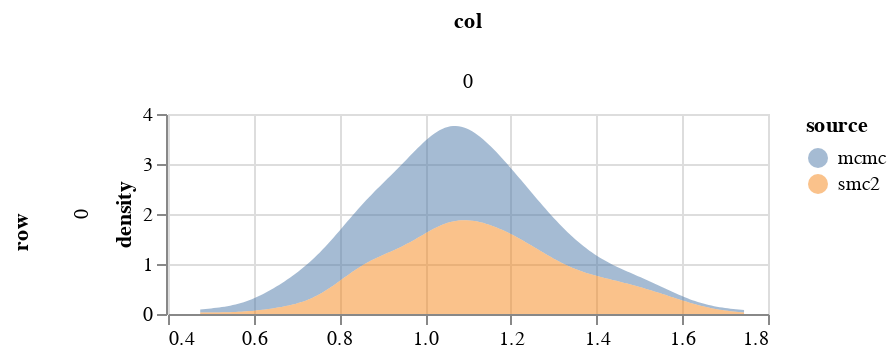

This figure's notebook cell:
### Markdown cell above
## Plot MCMC samples

### Code cell
param = 'beta'
df = get_post_df(ps_mcmc[param]) 
df = df[df.row==0]
df['source'] = 'mcmc'


df3 = get_post_df(ps_smc2[param]) 
df3 = df3[df3.row==0]
df3['source'] = 'smc2'

plot_density(pd.concat([df, df3]), height=100)

### Figure 1 — Vega-Lite specification as saved in the notebook (floating-point values rounded to 4 significant figures; data arrays with more than 128 entries replaced by an {"elided": "..."} marker saying what was removed)
{"config": {"view": {"continuousWidth": 400, "continuousHeight": 300}}, "data": {"name": "data-e8866e7b11810c9d41261f47e35d37e2"}, "mark": {"type": "area", "opacity": 0.5}, "encoding": {"color": {"type": "nominal", "field": "source"}, "column": {"type": "quantitative", "field": "col"}, "row": {"type": "quantitative", "field": "row"}, "x": {"type": "quantitative", "field": "value", "title": null}, "y": {"type": "quantitative", "field": "density"}}, "height": 100, "resolve": {"scale": {"x": "independent"}}, "transform": [{"fold": ["value"]}, {"density": "value", "groupby": ["cn", "row", "col", "source"]}], "width": 300, "$schema": "https://vega.github.io/schema/vega-lite/v4.8.1.json", "datasets": {"data-e8866e7b11810c9d41261f47e35d37e2": {"elided": "300 records"}}}
